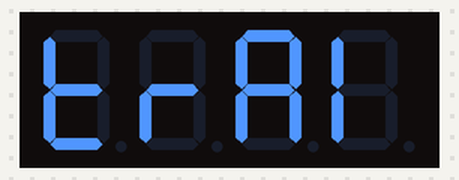
This sketch was run on a simulated Arduino Uno, built with avr-gcc and run on an emulated ATmega328P. Parts: 4-digit seven-segment display.

Above: at 0.23 s.
At 0.65 s:
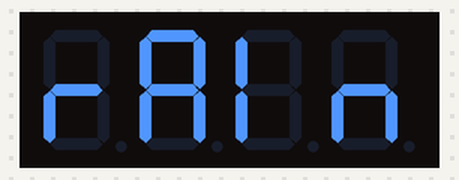
At 1.07 s:
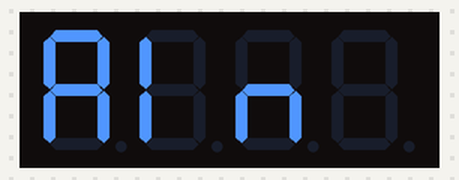
At 1.49 s:
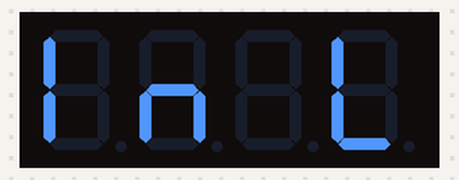
At 2.33 s:
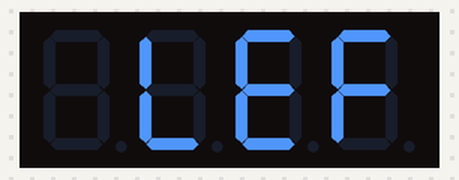
At 3.17 s:
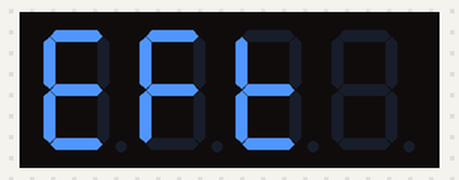

Measured:
- by itself, everything shown: repeats every 3.4 s, in 8 steps
- what the display in image 1 shows lasts 0.5 s, from 0.4 s to 0.9 s

The sketch:

1.ino
```cpp
#include <Arduino.h>
#include <TM1637Display.h>

// Module connection pins (Digital Pins)
#define CLK 2
#define DIO 3

#define MINUS_SG SEG_G
#define LIT_A SEG_E | SEG_F | SEG_A | SEG_B | SEG_C | SEG_G
#define LIT_B SEG_F | SEG_E | SEG_D | SEG_C | SEG_G
#define LIT_C SEG_D | SEG_E | SEG_F | SEG_A
#define LIT_D SEG_G | SEG_E | SEG_D | SEG_C | SEG_B
#define LIT_E SEG_A | SEG_F | SEG_G | SEG_E | SEG_D
#define LIT_F SEG_A | SEG_F | SEG_G | SEG_E
#define LIT_G SEG_A | SEG_F | SEG_E | SEG_D | SEG_C
#define LIT_H (SEG_F | SEG_G | SEG_B | SEG_E | SEG_C)
#define LIT_I SEG_F | SEG_E
#define LIT_J SEG_D | SEG_C | SEG_B
#define LIT_L SEG_F | SEG_E | SEG_D
#define LIT_N SEG_E | SEG_G | SEG_C
#define LIT_O SEG_E | SEG_G | SEG_C | SEG_D
#define LIT_P SEG_E | SEG_F | SEG_A | SEG_B | SEG_G
#define LIT_Q SEG_F | SEG_A | SEG_B | SEG_G | SEG_C
#define LIT_R SEG_E | SEG_G
#define LIT_T SEG_F | SEG_G | SEG_E | SEG_D
#define LIT_U SEG_F | SEG_E | SEG_D | SEG_C | SEG_B
#define LIT_Y SEG_F | SEG_G | SEG_B | SEG_C | SEG_D
#define LIT_SPACE 0

TM1637Display display(CLK, DIO);

void setup()
{
}

void loop()
{
  display.setBrightness(0x0f);
  task3();
  while(1);
}

void task1()
{
  int TEST_DELAY = 200;
  for(int i = 100; i >= -100; i-=2)
  {
    display.showNumberDec(i, false);
    delay(TEST_DELAY);
  }
}

void task2()
{
  int TEST_DELAY = 2000;
  for(int i = -200; i <=200; i+=20)
  {
    display.clear();
    uint8_t minus = MINUS_SG;
    uint8_t *ptr= &minus;
    if(i < 0)
      display.setSegments(ptr);
    display.showNumberDecEx(abs(i),0xff,true,3,1);
    delay(TEST_DELAY);
  }
}

void task3()
{
  int TEST_DELAY = 400;
  uint8_t text[] =
  {
    LIT_T,
    LIT_R,
    LIT_A,
    LIT_I,
    LIT_N,
    LIT_SPACE,
    LIT_L,
    LIT_E,
    LIT_F,
    LIT_T,
    LIT_SPACE
  };
  uint8_t* ptr = &text[0];
  int i = 0;
  while(1)
  {
    display.setSegments(ptr+i);
    i = (i+1)%(sizeof(text)/sizeof(text[0])-3);
    delay(TEST_DELAY);
  }
}
```
